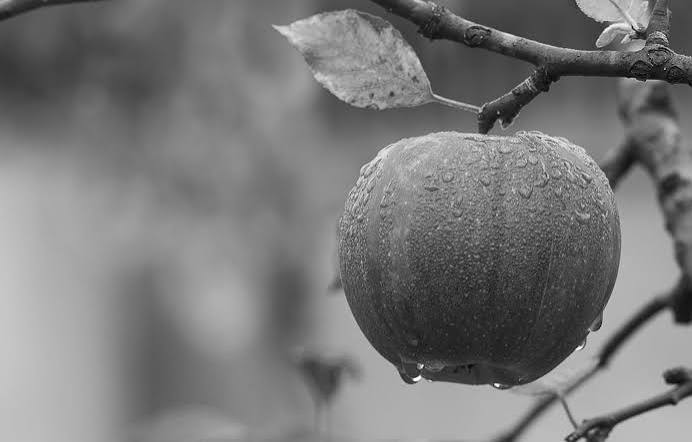
#> input picture apple.jpg, 692 x 442 px
$ jupyter execute --allow-errors 'DIPT- exp3.ipynb'
#> lines starting #> are read from the running program, lines starting #| are printed output that depends on the picture
## Ex. No: 03
## Histogram of an Images

## Name: Priyadharshini G
## Reg. No: 212224230209

## Import Python necessary libraries

[cell 1]
import cv2
import numpy as np
import matplotlib.pyplot as plt
img = cv2.imread('apple.jpg', cv2.IMREAD_GRAYSCALE)
#> img is the input picture: shape (442, 692); min 0, max 255, mean 121.2

## Histogram Equalization for Grayscale Images

[cell 2]
plt.imshow(img, cmap='gray')
plt.title('Original Image')
plt.show()

[cell 3]
plt.hist(img.ravel(),256,range = [0, 256]);
plt.title('Original Image')
plt.show()
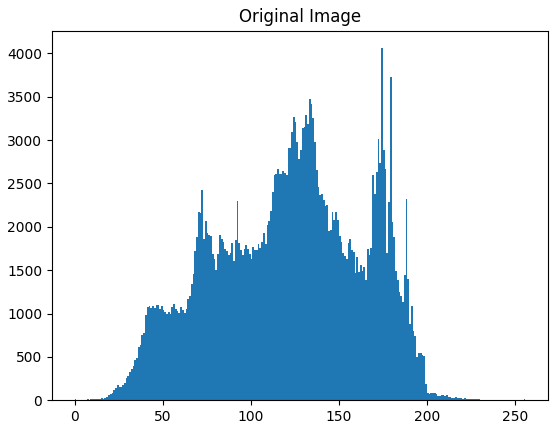
#> figure drawn by matplotlib, 1 panel; tallest bar 4060 high, from x = 174 to 175

[cell 4]
img_eq = cv2.equalizeHist(img)
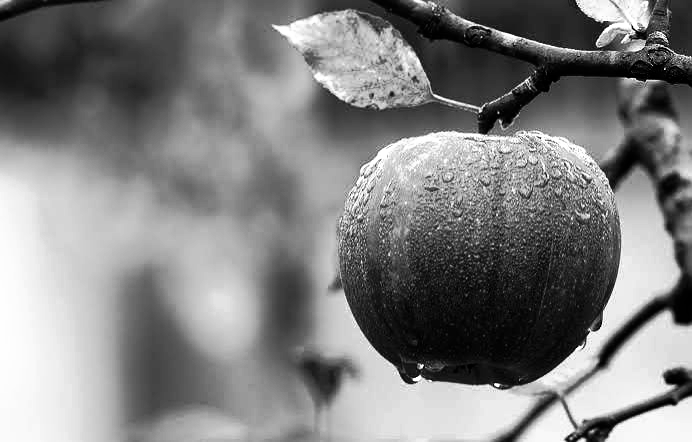
#> img_eq: shape (442, 692); min 0, max 255, mean 128.4

[cell 5]
plt.hist(img_eq.ravel(), 256, range = [0, 256])
plt.title('Equalized Histogram')
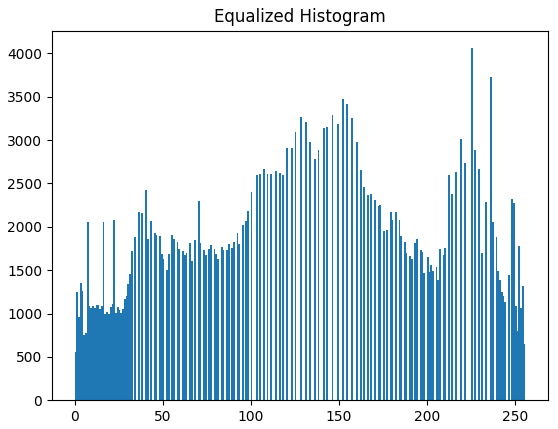
#> figure drawn by matplotlib, 1 panel; tallest bar 4060 high, from x = 225 to 226

[cell 6]
plt.imshow(img_eq, cmap='gray')
plt.title('Original Image')
plt.show()

## Histogram Equalization for Color Images

[cell 7]
img = cv2.imread('apple.jpg', cv2.IMREAD_COLOR)
img_hsv = cv2.cvtColor(img, cv2.COLOR_BGR2HSV)
#> img_hsv: shape (442, 692, 3); mean H, S, V 0, 0, 121.2

[cell 8]
img_hsv[:,:,2] = cv2.equalizeHist(img_hsv[:, :, 2])
#> img_hsv: shape (442, 692, 3); mean H, S, V 0, 0, 128.4

[cell 9]
img_eq = cv2.cvtColor(img_hsv, cv2.COLOR_HSV2BGR)
#> img_eq: shape (442, 692, 3)

#> (a cell that did not finish here is left out)

[cell 11]
plt.hist(img_eq.ravel(),256,range = [0, 256]); plt.title('Histogram Equalized');plt.show()
#> after `plt.hist(img_eq.ravel(), 256, range=[0, 256])`:
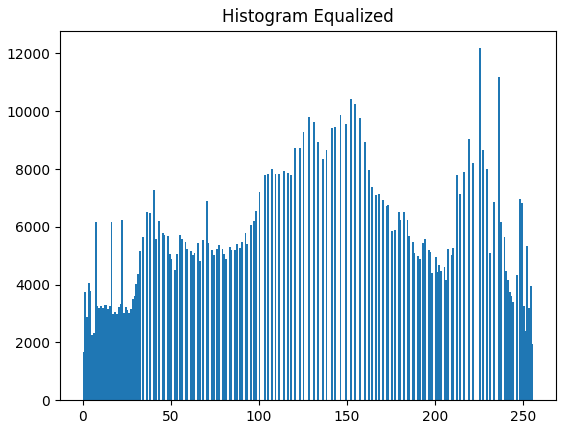
#> figure drawn by matplotlib, 1 panel; tallest bar 12180 high, from x = 225 to 226

[cell 12]
plt.figure(figsize = (20,10))
plt.subplot(221); plt.imshow(img[:, :, ::-1]); plt.title('Original Color Image')
plt.subplot(222); plt.imshow(img_eq[:, :, ::-1]); plt.title('Equalized Image')
plt.show()

[cell 13]
plt.figure(figsize = [15,4])
plt.subplot(121); plt.hist(img.ravel(),256,range = [0, 256]); plt.title('Original Image')
plt.subplot(122); plt.hist(img_eq.ravel(),256,range = [0, 256]); plt.title('Histogram Equalized')
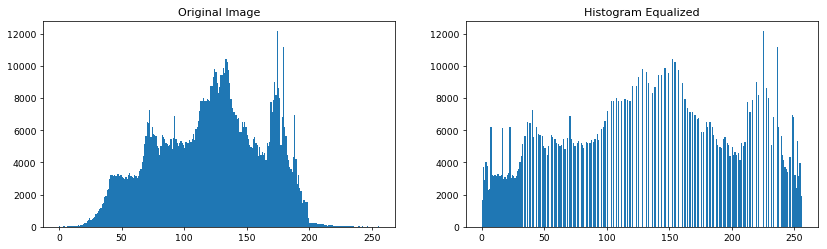
#> figure drawn by matplotlib, 2 panels; panel 1: tallest bar 12180 high, from x = 174 to 175; panel 2: tallest bar 12180 high, from x = 225 to 226
